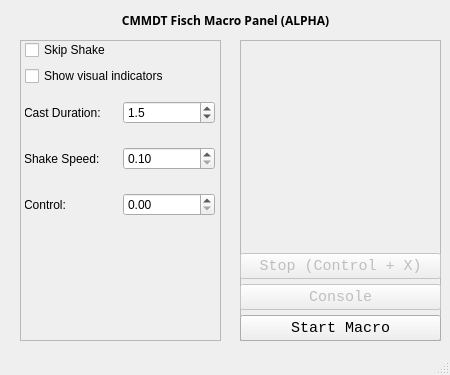
<?xml version="1.0" encoding="UTF-8"?>
<ui version="4.0">
 <class>MainWindow</class>
 <widget class="QMainWindow" name="MainWindow">
  <property name="geometry">
   <rect>
    <x>0</x>
    <y>0</y>
    <width>450</width>
    <height>375</height>
   </rect>
  </property>
  <property name="minimumSize">
   <size>
    <width>450</width>
    <height>375</height>
   </size>
  </property>
  <property name="maximumSize">
   <size>
    <width>450</width>
    <height>375</height>
   </size>
  </property>
  <property name="windowTitle">
   <string>MainWindow</string>
  </property>
  <widget class="QWidget" name="centralwidget">
   <widget class="QLabel" name="label">
    <property name="geometry">
     <rect>
      <x>10</x>
      <y>10</y>
      <width>431</width>
      <height>20</height>
     </rect>
    </property>
    <property name="font">
     <font>
      <family>Noto Kufi Arabic Black</family>
      <bold>true</bold>
     </font>
    </property>
    <property name="text">
     <string>CMMDT Fisch Macro Panel (ALPHA)</string>
    </property>
    <property name="alignment">
     <set>Qt::AlignmentFlag::AlignCenter</set>
    </property>
   </widget>
   <widget class="QFrame" name="frameone">
    <property name="geometry">
     <rect>
      <x>20</x>
      <y>40</y>
      <width>201</width>
      <height>301</height>
     </rect>
    </property>
    <property name="frameShape">
     <enum>QFrame::Shape::StyledPanel</enum>
    </property>
    <property name="frameShadow">
     <enum>QFrame::Shadow::Raised</enum>
    </property>
    <property name="lineWidth">
     <number>1</number>
    </property>
    <widget class="QWidget" name="verticalLayoutWidget_3">
     <property name="geometry">
      <rect>
       <x>0</x>
       <y>0</y>
       <width>201</width>
       <height>301</height>
      </rect>
     </property>
     <layout class="QVBoxLayout" name="mainlayout1">
      <property name="leftMargin">
       <number>5</number>
      </property>
      <item alignment="Qt::AlignmentFlag::AlignTop">
       <widget class="QCheckBox" name="skipshake">
        <property name="text">
         <string>Skip Shake</string>
        </property>
       </widget>
      </item>
      <item>
       <widget class="QCheckBox" name="visual_indicators">
        <property name="text">
         <string>Show visual indicators</string>
        </property>
       </widget>
      </item>
      <item>
       <widget class="QFrame" name="castdataframe">
        <property name="minimumSize">
         <size>
          <width>0</width>
          <height>40</height>
         </size>
        </property>
        <property name="frameShape">
         <enum>QFrame::Shape::NoFrame</enum>
        </property>
        <property name="frameShadow">
         <enum>QFrame::Shadow::Raised</enum>
        </property>
        <property name="lineWidth">
         <number>0</number>
        </property>
        <widget class="QWidget" name="horizontalLayoutWidget_4">
         <property name="geometry">
          <rect>
           <x>-1</x>
           <y>0</y>
           <width>191</width>
           <height>41</height>
          </rect>
         </property>
         <layout class="QHBoxLayout" name="datalayout">
          <item>
           <widget class="QLabel" name="castdurationlabel">
            <property name="text">
             <string>Cast Duration:</string>
            </property>
           </widget>
          </item>
          <item>
           <widget class="QDoubleSpinBox" name="castduration">
            <property name="decimals">
             <number>1</number>
            </property>
            <property name="minimum">
             <double>1.000000000000000</double>
            </property>
            <property name="maximum">
             <double>69.900000000000006</double>
            </property>
            <property name="singleStep">
             <double>0.250000000000000</double>
            </property>
            <property name="value">
             <double>1.500000000000000</double>
            </property>
           </widget>
          </item>
         </layout>
        </widget>
       </widget>
      </item>
      <item>
       <widget class="QFrame" name="latencydataframe">
        <property name="minimumSize">
         <size>
          <width>0</width>
          <height>40</height>
         </size>
        </property>
        <property name="frameShape">
         <enum>QFrame::Shape::NoFrame</enum>
        </property>
        <property name="frameShadow">
         <enum>QFrame::Shadow::Raised</enum>
        </property>
        <property name="lineWidth">
         <number>0</number>
        </property>
        <widget class="QWidget" name="horizontalLayoutWidget_5">
         <property name="geometry">
          <rect>
           <x>-1</x>
           <y>0</y>
           <width>191</width>
           <height>41</height>
          </rect>
         </property>
         <layout class="QHBoxLayout" name="latencylayout">
          <item>
           <widget class="QLabel" name="latencylabel">
            <property name="text">
             <string>Shake Speed:</string>
            </property>
           </widget>
          </item>
          <item>
           <widget class="QDoubleSpinBox" name="latency">
            <property name="decimals">
             <number>2</number>
            </property>
            <property name="minimum">
             <double>0.100000000000000</double>
            </property>
            <property name="maximum">
             <double>69.900000000000006</double>
            </property>
            <property name="singleStep">
             <double>0.100000000000000</double>
            </property>
            <property name="value">
             <double>0.100000000000000</double>
            </property>
           </widget>
          </item>
         </layout>
        </widget>
       </widget>
      </item>
      <item>
       <widget class="QFrame" name="controldataframe">
        <property name="minimumSize">
         <size>
          <width>0</width>
          <height>40</height>
         </size>
        </property>
        <property name="frameShape">
         <enum>QFrame::Shape::NoFrame</enum>
        </property>
        <property name="frameShadow">
         <enum>QFrame::Shadow::Raised</enum>
        </property>
        <property name="lineWidth">
         <number>0</number>
        </property>
        <widget class="QWidget" name="horizontalLayoutWidget_8">
         <property name="geometry">
          <rect>
           <x>-1</x>
           <y>0</y>
           <width>191</width>
           <height>41</height>
          </rect>
         </property>
         <layout class="QHBoxLayout" name="controllayout">
          <item>
           <widget class="QLabel" name="controllabel">
            <property name="text">
             <string>Control:</string>
            </property>
           </widget>
          </item>
          <item>
           <widget class="QDoubleSpinBox" name="control">
            <property name="decimals">
             <number>2</number>
            </property>
            <property name="minimum">
             <double>0.000000000000000</double>
            </property>
            <property name="maximum">
             <double>1.000000000000000</double>
            </property>
            <property name="singleStep">
             <double>0.050000000000000</double>
            </property>
            <property name="value">
             <double>0.000000000000000</double>
            </property>
           </widget>
          </item>
         </layout>
        </widget>
       </widget>
      </item>
      <item>
       <spacer name="verticalSpacer">
        <property name="orientation">
         <enum>Qt::Orientation::Vertical</enum>
        </property>
        <property name="sizeHint" stdset="0">
         <size>
          <width>20</width>
          <height>40</height>
         </size>
        </property>
       </spacer>
      </item>
     </layout>
    </widget>
   </widget>
   <widget class="QFrame" name="frametwo">
    <property name="geometry">
     <rect>
      <x>240</x>
      <y>40</y>
      <width>201</width>
      <height>301</height>
     </rect>
    </property>
    <property name="frameShape">
     <enum>QFrame::Shape::StyledPanel</enum>
    </property>
    <property name="frameShadow">
     <enum>QFrame::Shadow::Raised</enum>
    </property>
    <property name="lineWidth">
     <number>1</number>
    </property>
    <widget class="QWidget" name="verticalLayoutWidget_4">
     <property name="geometry">
      <rect>
       <x>0</x>
       <y>0</y>
       <width>201</width>
       <height>301</height>
      </rect>
     </property>
     <layout class="QVBoxLayout" name="mainlayout2">
      <property name="spacing">
       <number>5</number>
      </property>
      <property name="leftMargin">
       <number>0</number>
      </property>
      <item>
       <spacer name="extend">
        <property name="orientation">
         <enum>Qt::Orientation::Vertical</enum>
        </property>
        <property name="sizeHint" stdset="0">
         <size>
          <width>20</width>
          <height>40</height>
         </size>
        </property>
       </spacer>
      </item>
      <item>
       <widget class="QPushButton" name="stopbutton">
        <property name="enabled">
         <bool>false</bool>
        </property>
        <property name="font">
         <font>
          <family>Monospace</family>
          <pointsize>11</pointsize>
          <bold>false</bold>
         </font>
        </property>
        <property name="text">
         <string>Stop (Control + X)</string>
        </property>
        <property name="icon">
         <iconset theme="QIcon::ThemeIcon::MediaPlaybackStop"/>
        </property>
        <property name="checkable">
         <bool>false</bool>
        </property>
       </widget>
      </item>
      <item>
       <widget class="QPushButton" name="consolebutton">
        <property name="enabled">
         <bool>false</bool>
        </property>
        <property name="font">
         <font>
          <family>Monospace</family>
          <pointsize>11</pointsize>
          <bold>false</bold>
         </font>
        </property>
        <property name="text">
         <string>Console</string>
        </property>
        <property name="icon">
         <iconset theme="QIcon::ThemeIcon::EditPaste"/>
        </property>
       </widget>
      </item>
      <item>
       <widget class="QPushButton" name="runbutton">
        <property name="font">
         <font>
          <family>Monospace</family>
          <pointsize>11</pointsize>
          <bold>false</bold>
         </font>
        </property>
        <property name="text">
         <string>Start Macro</string>
        </property>
        <property name="icon">
         <iconset theme="QIcon::ThemeIcon::MediaPlaybackStart"/>
        </property>
       </widget>
      </item>
     </layout>
    </widget>
   </widget>
  </widget>
  <widget class="QStatusBar" name="statusbar"/>
 </widget>
 <resources/>
 <connections/>
</ui>
